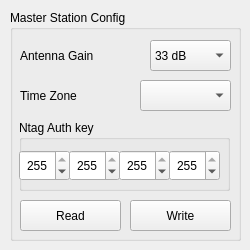
          <widget class="QWidget" name="tab_4">
           <attribute name="title">
            <string>MS</string>
           </attribute>
           <widget class="QGroupBox" name="groupBox_8">
            <property name="geometry">
             <rect>
              <x>10</x>
              <y>10</y>
              <width>231</width>
              <height>231</height>
             </rect>
            </property>
            <property name="title">
             <string>Master Station Config</string>
            </property>
            <widget class="QLabel" name="label_12">
             <property name="geometry">
              <rect>
               <x>10</x>
               <y>30</y>
               <width>121</width>
               <height>31</height>
              </rect>
             </property>
             <property name="text">
              <string>Antenna Gain</string>
             </property>
            </widget>
            <widget class="QComboBox" name="cbMsAntennaGain">
             <property name="geometry">
              <rect>
               <x>140</x>
               <y>30</y>
               <width>81</width>
               <height>31</height>
              </rect>
             </property>
             <property name="editable">
              <bool>false</bool>
             </property>
             <property name="currentIndex">
              <number>2</number>
             </property>
             <item>
              <property name="text">
               <string>18 dB</string>
              </property>
             </item>
             <item>
              <property name="text">
               <string>23 dB</string>
              </property>
             </item>
             <item>
              <property name="text">
               <string>33 dB</string>
              </property>
             </item>
             <item>
              <property name="text">
               <string>38 dB</string>
              </property>
             </item>
             <item>
              <property name="text">
               <string>43 dB</string>
              </property>
             </item>
             <item>
              <property name="text">
               <string>48 dB</string>
              </property>
             </item>
            </widget>
            <widget class="QPushButton" name="msConfigReadButton">
             <property name="geometry">
              <rect>
               <x>10</x>
               <y>190</y>
               <width>101</width>
               <height>31</height>
              </rect>
             </property>
             <property name="toolTip">
              <string>Reads settings of master station</string>
             </property>
             <property name="text">
              <string>Read</string>
             </property>
            </widget>
            <widget class="QPushButton" name="msConfigWriteButton">
             <property name="geometry">
              <rect>
               <x>120</x>
               <y>190</y>
               <width>101</width>
               <height>31</height>
              </rect>
             </property>
             <property name="toolTip">
              <string>Writes settings to master station</string>
             </property>
             <property name="text">
              <string>Write</string>
             </property>
            </widget>
            <widget class="QLabel" name="label_13">
             <property name="geometry">
              <rect>
               <x>10</x>
               <y>70</y>
               <width>121</width>
               <height>31</height>
              </rect>
             </property>
             <property name="text">
              <string>Time Zone</string>
             </property>
            </widget>
            <widget class="QComboBox" name="cbTimeZone">
             <property name="geometry">
              <rect>
               <x>130</x>
               <y>70</y>
               <width>91</width>
               <height>31</height>
              </rect>
             </property>
             <property name="editable">
              <bool>false</bool>
             </property>
             <property name="currentIndex">
              <number>-1</number>
             </property>
            </widget>
            <widget class="QGroupBox" name="groupBox_10">
             <property name="geometry">
              <rect>
               <x>9</x>
               <y>110</y>
               <width>211</width>
               <height>71</height>
              </rect>
             </property>
             <property name="title">
              <string>Ntag Auth key</string>
             </property>
             <widget class="QSpinBox" name="sbNtagKey1">
              <property name="geometry">
               <rect>
                <x>0</x>
                <y>30</y>
                <width>51</width>
                <height>31</height>
               </rect>
              </property>
              <property name="frame">
               <bool>true</bool>
              </property>
              <property name="alignment">
               <set>Qt::AlignCenter</set>
              </property>
              <property name="maximum">
               <number>255</number>
              </property>
              <property name="value">
               <number>255</number>
              </property>
             </widget>
             <widget class="QSpinBox" name="sbNtagKey2">
              <property name="geometry">
               <rect>
                <x>50</x>
                <y>30</y>
                <width>51</width>
                <height>31</height>
               </rect>
              </property>
              <property name="frame">
               <bool>true</bool>
              </property>
              <property name="alignment">
               <set>Qt::AlignCenter</set>
              </property>
              <property name="maximum">
               <number>255</number>
              </property>
              <property name="value">
               <number>255</number>
              </property>
             </widget>
             <widget class="QSpinBox" name="sbNtagKey3">
              <property name="geometry">
               <rect>
                <x>100</x>
                <y>30</y>
                <width>51</width>
                <height>31</height>
               </rect>
              </property>
              <property name="frame">
               <bool>true</bool>
              </property>
              <property name="alignment">
               <set>Qt::AlignCenter</set>
              </property>
              <property name="maximum">
               <number>255</number>
              </property>
              <property name="value">
               <number>255</number>
              </property>
             </widget>
             <widget class="QSpinBox" name="sbNtagKey4">
              <property name="geometry">
               <rect>
                <x>150</x>
                <y>30</y>
                <width>51</width>
                <height>31</height>
               </rect>
              </property>
              <property name="frame">
               <bool>true</bool>
              </property>
              <property name="alignment">
               <set>Qt::AlignCenter</set>
              </property>
              <property name="maximum">
               <number>255</number>
              </property>
              <property name="value">
               <number>255</number>
              </property>
             </widget>
            </widget>
           </widget>
          </widget>
